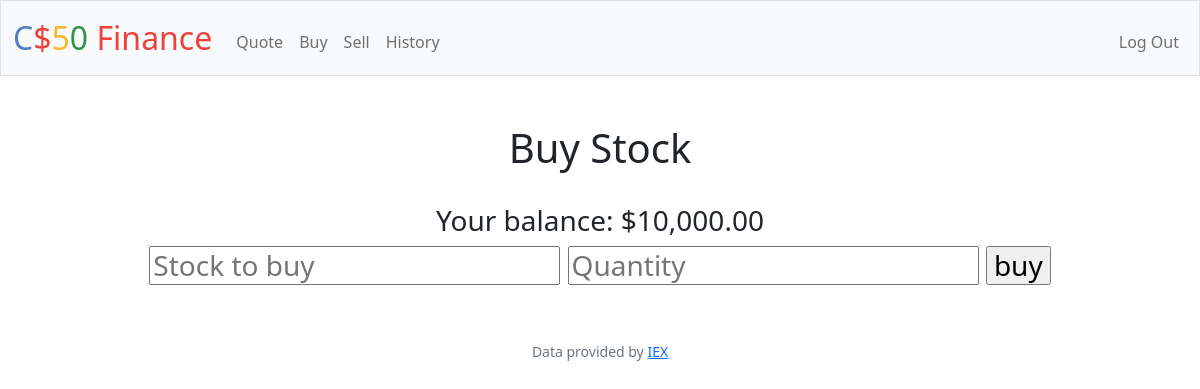
/buy (signed in), run on an earlier commit of the app's database.
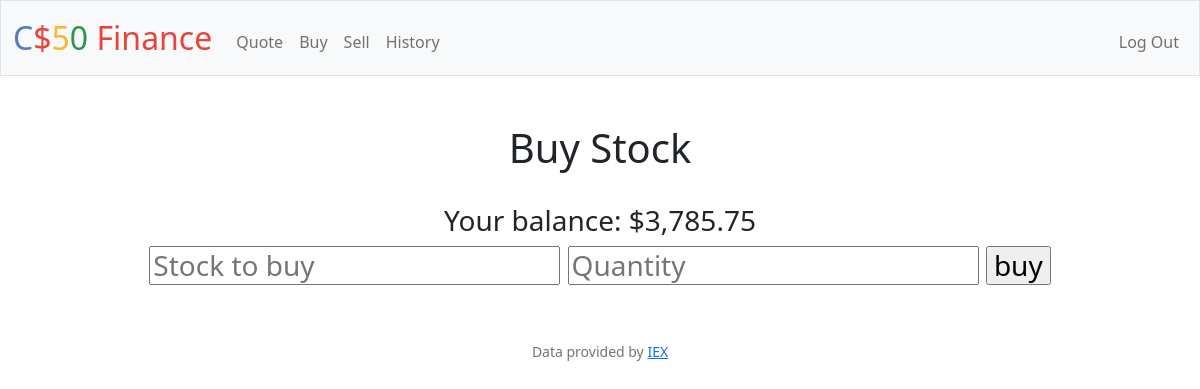
And on a later commit of the database.
### tables this page shows
CREATE TABLE users (id INTEGER PRIMARY KEY AUTOINCREMENT NOT NULL, username TEXT NOT NULL, hash TEXT NOT NULL, cash NUMERIC NOT NULL DEFAULT 10000.00);

### app.py (the view)
@app.route("/buy", methods=["GET", "POST"])
@login_required
def buy():
    balance = db.execute("SELECT cash FROM users WHERE id = ?", session["user_id"])
    """Buy shares of stock"""
    if request.method == "POST":
        stock = lookup(request.form.get("quote"))
        if stock:
            price = float(stock["price"])
            quantity = float(request.form.get("quantity"))
            cost = price * quantity
            print(balance)
            if not cost < float(balance[0]["cash"]):
                return apology("Not enough funds")
            new_balance = float(balance[0]["cash"]) - cost
            stock_check = db.execute("SELECT stock FROM stocks WHERE stock = ? AND person_id =?", stock["symbol"], session["user_id"])
            db.execute("UPDATE users SET cash = ? where id = ?", new_balance, session["user_id"])
            if not stock_check:
                db.execute("INSERT INTO stocks (stock, person_id, quantity) VALUES(?, ?, ?)",stock["symbol"], session["user_id"], int(quantity))
                return render_template("buy.html", cash=new_balance)
            current = db.execute("SELECT quantity FROM stocks WHERE stock = ? AND person_id =?", stock["symbol"], session["user_id"])
            db.execute("UPDATE stocks quantity = ? WHERE id = ?", int(quantity) + current[0]["quantity"], session["user_id"])
        else:
            return apology("Stock does not exist")
    else:
        return render_template("buy.html", cash=balance[0]["cash"])

### app.py (called while the page is built)
@app.after_request
def after_request(response):
    response.headers["Cache-Control"] = "no-cache, no-store, must-revalidate"
    response.headers["Expires"] = 0
    response.headers["Pragma"] = "no-cache"
    return response

### helpers.py (called while the page is built)
def login_required(f):
    @wraps(f)
    def decorated_function(*args, **kwargs):
        if session.get("user_id") is None:
            return redirect("/login")
        return f(*args, **kwargs)
    return decorated_function

def usd(value):
    return f"${value:,.2f}"

### templates/buy.html
{% extends "layout.html"%}
{% block main %}
    <h1> Buy Stock </h1>
    <br>
    <form action="/buy" method="post">
        <h3>Your balance: {{ cash | usd }}<h3>
        <input type="text" name="quote" placeholder="Stock to buy" autofocus autocomplete="off">
        <input type="number" min=0 name="quantity" placeholder="Quantity" autocomplete="off">
        <input type="submit" value="buy">
    </form>
{% endblock %}

### templates/layout.html (shortened to what this page needs)
<!DOCTYPE html>
<html lang="en">
    <head>
        <link href="https://cdn.jsdelivr.net/npm/bootstrap@5.1.3/dist/css/bootstrap.min.css" rel="stylesheet">
        <link href="/static/styles.css" rel="stylesheet">
    </head>
    <body>
        <nav class="bg-light border navbar navbar-expand-md navbar-light">
            <div class="container-fluid">
                <a class="navbar-brand" href="/"><span class="blue">C</span><span class="red">$</span><span class="yellow">5</span><span class="green">0</span> <span class="red">Finance</span></a>
                <div class="collapse navbar-collapse" id="navbar">
                    {% if session["user_id"] %}
                        <ul class="navbar-nav me-auto mt-2">
                            <li class="nav-item"><a class="nav-link" href="/quote">Quote</a></li>
                            <li class="nav-item"><a class="nav-link" href="/buy">Buy</a></li>
                            <li class="nav-item"><a class="nav-link" href="/sell">Sell</a></li>
                            <li class="nav-item"><a class="nav-link" href="/history">History</a></li>
                        </ul>
                        <ul class="navbar-nav ms-auto mt-2">
                            <li class="nav-item"><a class="nav-link" href="/logout">Log Out</a></li>
                        </ul>
                    {% else %}
                        <ul class="navbar-nav ms-auto mt-2">
                            <li class="nav-item"><a class="nav-link" href="/register">Register</a></li>
                            <li class="nav-item"><a class="nav-link" href="/login">Log In</a></li>
                        </ul>
                    {% endif %}
                </div>
            </div>
        </nav>
        <main class="container-fluid py-5 text-center">
            {% block main %}{% endblock %}
        </main>
        <footer class="mb-5 small text-center text-muted">
            Data provided by <a href="https://iexcloud.io/">IEX</a>
        </footer>
    </body>
</html>

### static/styles.css (style rules this page uses)
nav .navbar-brand { font-size: xx-large; }
nav .navbar-brand .blue { color: #537fbe; }
nav .navbar-brand .red { color: #ea433b; }
nav .navbar-brand .yellow { color: #f5b82e; }
nav .navbar-brand .green { color: #2e944b; }

What changed in the data, as far as the page shows it:
changed users: cash "$10,000.00" → "$3,785.75"
